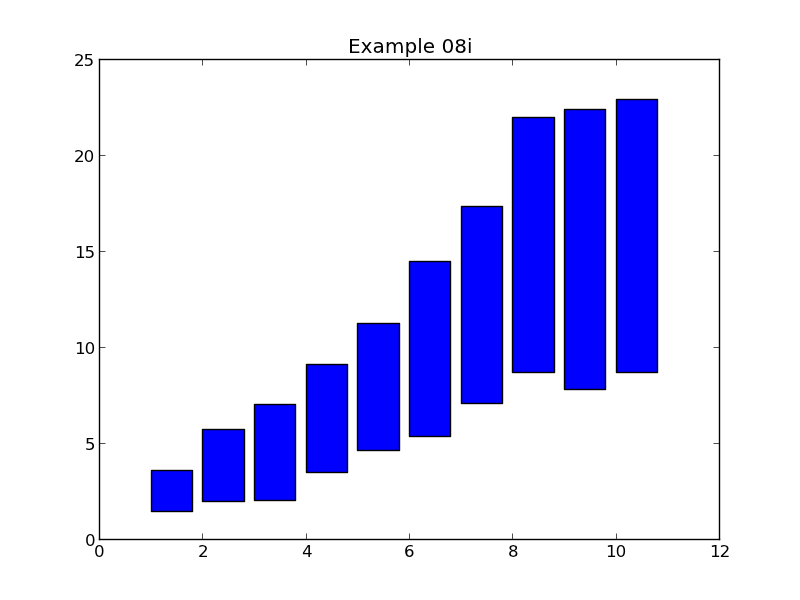

Write Python code to recreate this figure.
import matplotlib.pyplot as pyplot
import plotdata

x = plotdata.data08x

upper = plotdata.data08y1
lower = plotdata.data08y2

pyplot.bar(x, upper, bottom=lower)

pyplot.title('Example 08i')
pyplot.savefig('example08i.png')
